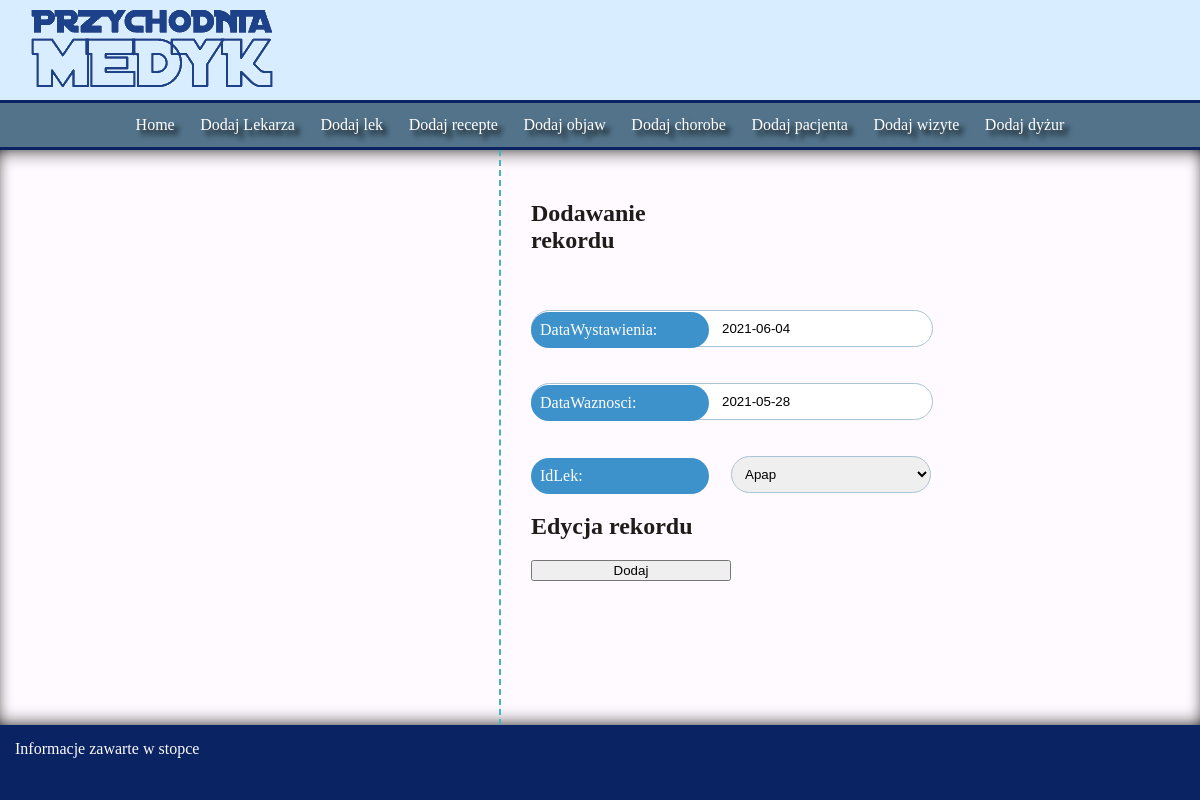
Screenshot of /edytuj_recepta/1/ with the database file from the repository.
### start/models.py (models this page shows, shortened)
class Recepta(models.Model):
    dataWystawienia = models.DateField()
    dataWaznosci = models.DateField(blank=True)
    idLek = models.ForeignKey(to=Lek, on_delete=models.CASCADE)
    class Meta:
        verbose_name_plural = "Recepta"

### start/views.py (the view)
# urls.py: path('edytuj_recepta/<str:pk>/', views.editRecepta, name="edytuj_recepta"),
def editRecepta(request, pk):
    recepta = Recepta.objects.get(id=pk)
    form = ReceptaForm(instance=recepta)
    if request.method == 'POST':
        form = ReceptaForm(request.POST, instance=recepta)
        if form.is_valid():
            form.save()
            return f_start(request)
    context = {'form': form}
    return render(request, 'recepta_form.html', context)

### start/lekarze.py
class ReceptaForm(ModelForm):
    class Meta:
        model = Recepta
        fields = '__all__'

### start/models.py (called while the page is built)
    def __str__(self):
        return self.nazwa

### templates/recepta_form.html (shortened to what this page needs)
{% extends 'template.html' %}
{% block content %}
        <aside>
        </aside>
        <aside>
            <form method="post" enctype="multipart/form-data">
                <h2> Dodawanie rekordu </h2>
                {{ form }}
                <h2>Edycja rekordu</h2>
                <button type="submit">Dodaj</button>
            </form>
        </aside>
{% endblock %}

### start/static/css/main.css (style rules this page uses)
:root { --royal-blue-dark: #0a2463ff; --green-blue-crayola: #3e92ccff; --magnolia: #fffaffff; --cerise: #d8315bff; --black-chocolate: #1e1b18ff; --my-blue: #52738a; --my-blue-pale: #8aa2b3; --my-blue-pale2: #aac4d6; }
body { margin: 0; padding: 0; display: grid; grid-template-columns: auto; grid-template-rows: 150px auto 75px; min-height: 100vh; font-family: verdana; color: var(--black-chocolate); }
aside { flex-grow: 1; padding: 30px; max-width: 65%; display: flex; flex-direction: column; }
aside:nth-child(odd) { border-right: 2px dashed rgb(72, 181, 189); }
form { display: flex; flex-direction: column; max-width: 200px; }
form > input { padding: 10px 10px 10px 30px; width: 200px; border: solid 1px lightgray; border-radius: 20px; padding-left:190px; border: 1px solid var(--my-blue-pale2); }
form > select { margin-left: 200px; width: 200px; border-radius: 20px; height: 37px; padding: 9px; border: 1px solid var(--my-blue-pale2); }
form > label { background-color: var(--green-blue-crayola); padding: 9px; border-radius: 20px; color: white; margin-right: -30px; z-index: 10; position: relative; bottom: -38px; width: 160px; }

### rows the page displays
Recepta: dataWystawienia "2021-06-04", dataWaznosci "2021-05-28", idLek "Apap"
